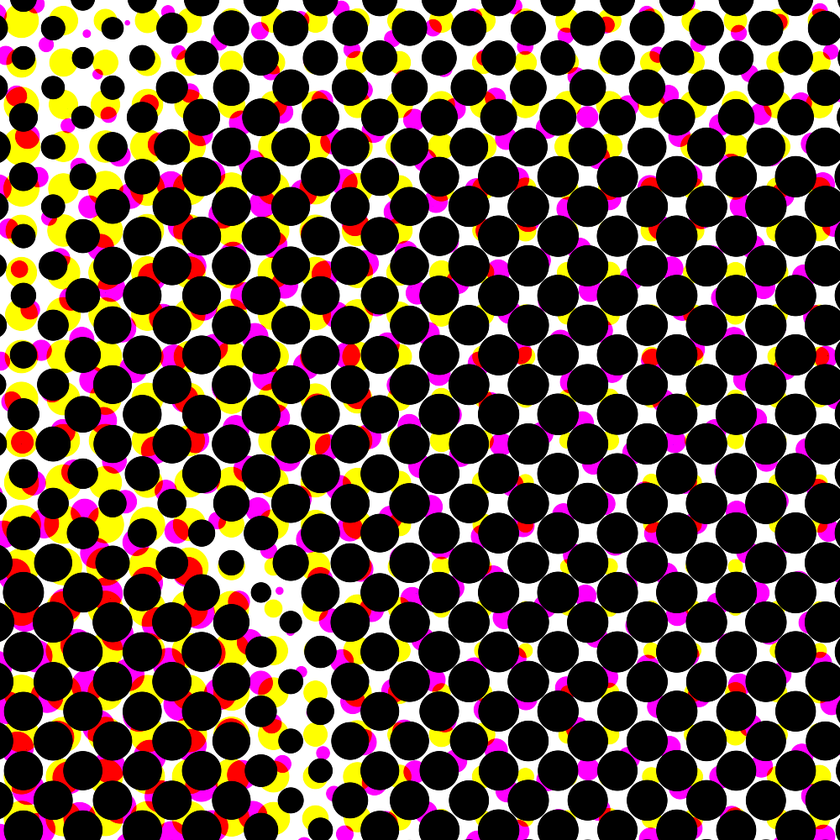
#> input picture inputs/chunk_center.png, 840 x 840 px, shrunk from 1000 x 1000 before the run
$ python -i edge_detector.py   (imports and definitions only)
#> lines starting #> are read from the running program, lines starting #| are printed output that depends on the picture
"""Edge detection module for improved circle detection with overlapping circles.

This module implements Canny edge detection and adaptive thresholding preprocessing
to enhance circle detection accuracy, particularly for overlapping circles.

Part of M2 milestone: Overlapping Circle Detection
Roadmap: v1 > M2 > advanced-detection > edge-detection project

TDD Spec:
- False positive rate < 10% on overlapping circles
- Performance overhead < 20%
"""

import numpy as np
import cv2
from typing import Tuple, Optional


def detect_edges_canny(
    image: np.ndarray,
    low_threshold: int = 50,
    high_threshold: int = 150,
    aperture_size: int = 3
) -> np.ndarray:
    """Apply Canny edge detection to image.

    Uses Canny edge detector with configurable thresholds to identify edges
    in the image. This preprocessing step improves circle detection for
    overlapping circles by clearly defining boundaries.

    Args:
        image: Input grayscale image (uint8)
        low_threshold: Lower threshold for Canny edge detection (default: 50)
        high_threshold: Upper threshold for Canny edge detection (default: 150)
        aperture_size: Sobel kernel size for gradient calculation (default: 3)

    Returns:
        Binary edge map (uint8) where edges are 255, non-edges are 0

    Examples:
        >>> image = cv2.imread('circles.png', cv2.IMREAD_GRAYSCALE)
        >>> edges = detect_edges_canny(image, low_threshold=50, high_threshold=150)
        >>> # Use edges for improved circle detection
    """
    if image is None or image.size == 0:
        raise ValueError("Input image cannot be None or empty")

    # Ensure image is grayscale
    if len(image.shape) == 3:
        image = cv2.cvtColor(image, cv2.COLOR_BGR2GRAY)

    # Apply Canny edge detection
    edges = cv2.Canny(
        image,
        threshold1=low_threshold,
        threshold2=high_threshold,
        apertureSize=aperture_size,
        L2gradient=True  # More accurate gradient calculation
    )

    return edges


# [97 lines left out: functions apply_adaptive_threshold, calculate_false_positive_rate, not called in this run]


class EdgeDetector:
    """Edge detector with configurable preprocessing and Canny detection.

    Provides a complete edge detection pipeline with optional adaptive
    thresholding preprocessing and configurable Canny edge detection.

    Attributes:
        canny_low: Lower threshold for Canny edge detection
        canny_high: Upper threshold for Canny edge detection
        use_adaptive_threshold: Whether to apply adaptive thresholding first
        block_size: Block size for adaptive thresholding
        aperture_size: Sobel kernel size for Canny

    Examples:
        >>> detector = EdgeDetector(canny_low=50, canny_high=150)
        >>> edges = detector.process(image)
        >>> # Use edges for circle detection
    """

    def __init__(
        self,
        canny_low: int = 50,
        canny_high: int = 150,
        use_adaptive_threshold: bool = False,
        block_size: int = 11,
        aperture_size: int = 3
    ):
        """Initialize EdgeDetector with parameters.

        Args:
            canny_low: Lower threshold for Canny (default: 50)
            canny_high: Upper threshold for Canny (default: 150)
            use_adaptive_threshold: Apply adaptive threshold first (default: False)
            block_size: Block size for adaptive threshold (default: 11)
            aperture_size: Sobel kernel size (default: 3)
        """
        self.canny_low = canny_low
        self.canny_high = canny_high
        self.use_adaptive_threshold = use_adaptive_threshold
        self.block_size = block_size
        self.aperture_size = aperture_size

    def process(self, image: np.ndarray) -> np.ndarray:
        """Process image through edge detection pipeline.

        Applies optional adaptive thresholding followed by Canny edge detection.

        Args:
            image: Input grayscale image (uint8)

        Returns:
            Binary edge map (uint8)
        """
        # Apply preprocessing if enabled
        if self.use_adaptive_threshold:
            image = apply_adaptive_threshold(image, block_size=self.block_size)

        # Apply Canny edge detection
        edges = detect_edges_canny(
            image,
            low_threshold=self.canny_low,
            high_threshold=self.canny_high,
            aperture_size=self.aperture_size
        )

        return edges

>>> import cv2
>>> picture = cv2.imread('../../inputs/chunk_center.png')
#> picture is the input picture: shape (840, 840, 3); mean B, G, R 59.6, 67.8, 89.9
>>> result = EdgeDetector().process(picture)
#> in detect_edges_canny, `image = cv2.cvtColor(image, cv2.COLOR_BGR2GRAY)`:
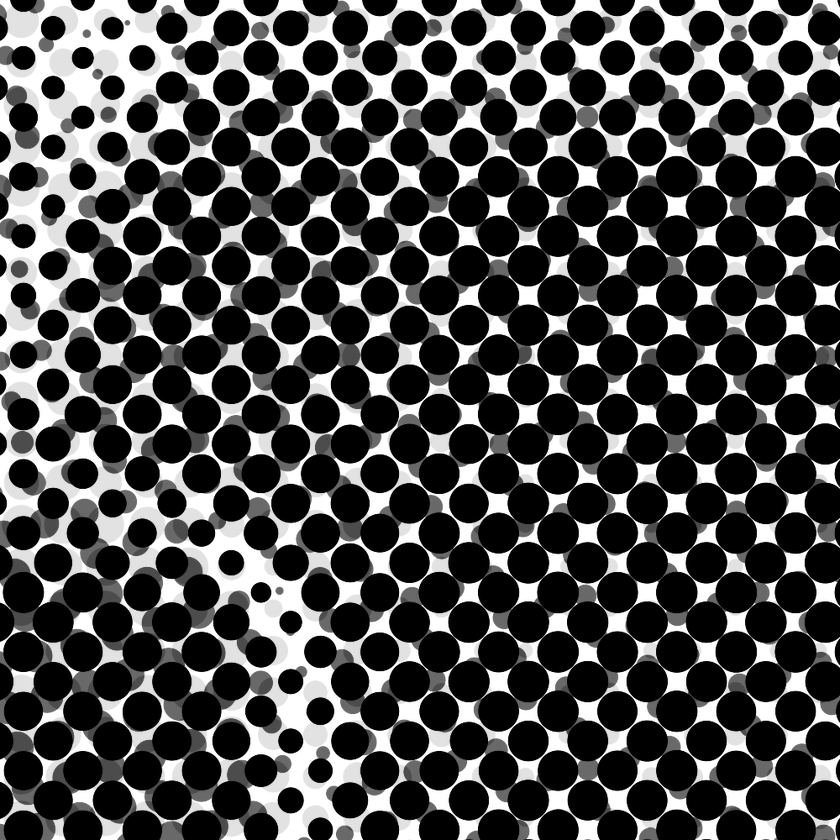
#> image: shape (840, 840); min 0, max 255, mean 73.5
#> in detect_edges_canny, `edges = cv2.Canny( image, threshold1=low_threshold, threshold2=high_th..`:
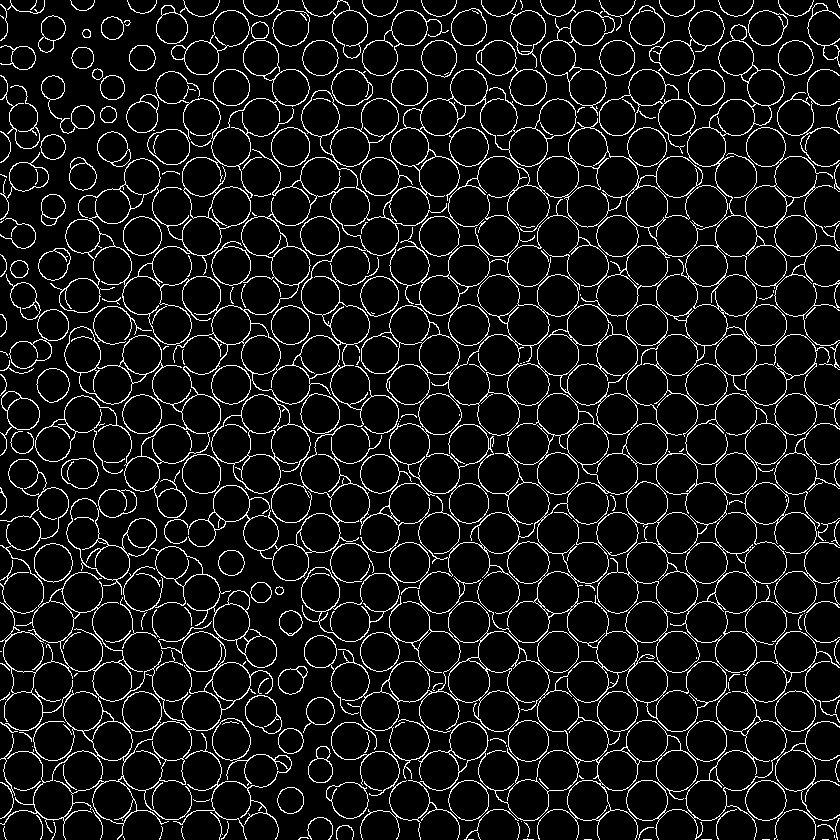
#> edges: shape (840, 840); 8.7% white in thin lines or dots

$ run again, on inputs/corner_test.png
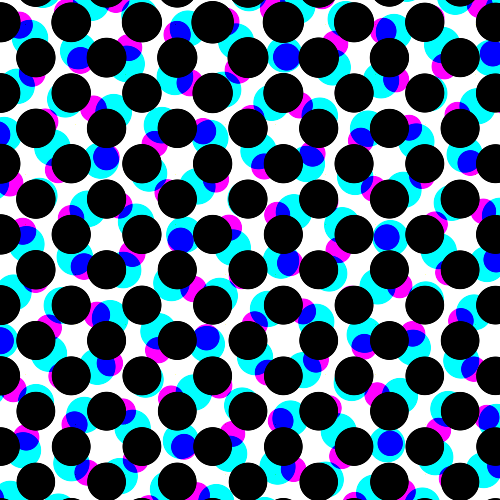
#> input picture inputs/corner_test.png, 500 x 500 px
#> picture is the input picture: shape (500, 500, 3); mean B, G, R 131.2, 102.8, 76.6
#> in detect_edges_canny, `image = cv2.cvtColor(image, cv2.COLOR_BGR2GRAY)`:
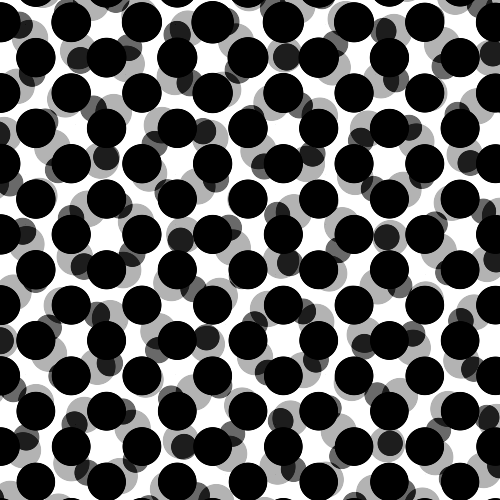
#> image: shape (500, 500); min 0, max 255, mean 98.2
#> in detect_edges_canny, `edges = cv2.Canny( image, threshold1=low_threshold, threshold2=high_th..`:
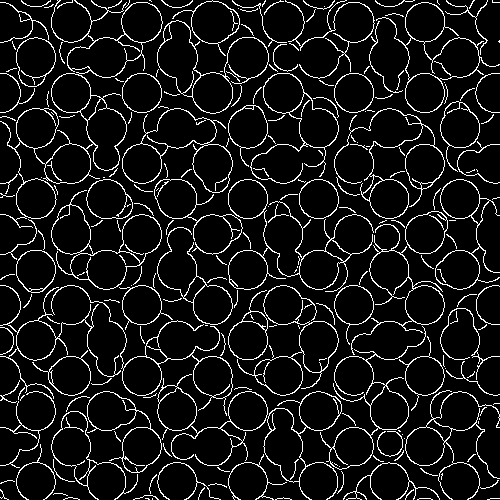
#> edges: shape (500, 500); 9% white in thin lines or dots
